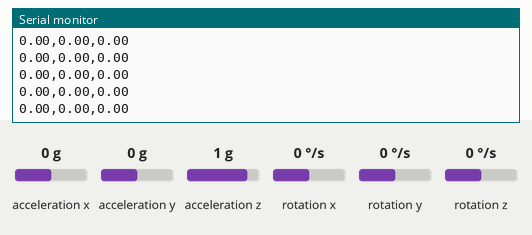
Recording of a sketch running on a simulated Arduino Uno, built with avr-gcc and run on an emulated ATmega328P. Parts: the last lines printed to the serial monitor. Wiring (inferred from the names in the program): MPU-6050 motion sensor at I2C address 0x68. The inputs (shaded band) are chosen by the test bench; at power-on: rotation x 0 °/s, rotation y 0 °/s, rotation z 0 °/s, acceleration x 0 g, acceleration y 0 g, acceleration z 1 g.

Above: at 3.7 s.
3.8 s: rotation x set to -100 °/s
At 4.8 s:
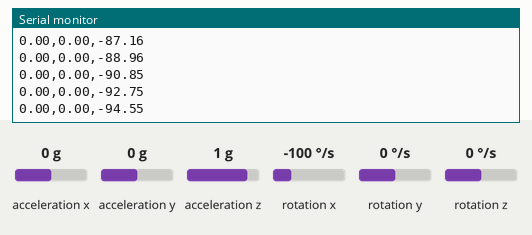
6.8 s: rotation y set to -100 °/s
At 7.5 s:
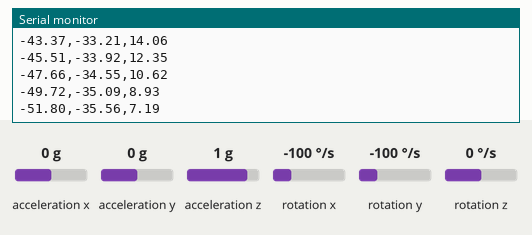
9.8 s: rotation z set to -192 °/s
At 10.4 s:
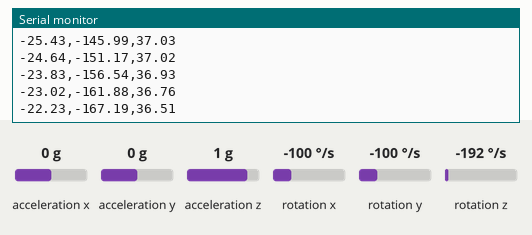
Timing chart, 0 to 12.8 s (numbered marks = the images above; inputs shaded):
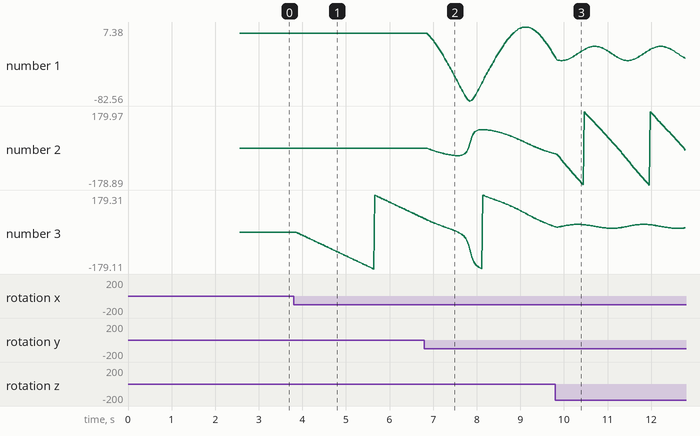

The sketch:

cuaternion_mpu_v2.ino
```cpp
#include <Wire.h>
#include <math.h>

// Direcciones y/o registros del MPU6050
#define MPU6050_ADDRESS         0x68
#define MPU6050_CONFIG          0x1A
#define MPU6050_GYRO_CONFIG     0x1B
#define MPU6050_ACCEL_CONFIG    0x1C
#define MPU6050_PWR_MGMT_1      0x6B

#define ACCEL_XOUT_H    0x3B
#define ACCEL_XOUT_L    0x3C
#define ACCEL_YOUT_H    0x3D
#define ACCEL_YOUT_L    0x3E
#define ACCEL_ZOUT_H    0x3F
#define ACCEL_ZOUT_L    0x40
#define TEMP_OUT_H      0x41
#define TEMP_OUT_L      0x42
#define GYRO_XOUT_H     0x43
#define GYRO_XOUT_L     0x44
#define GYRO_YOUT_H     0x45
#define GYRO_YOUT_L     0x46
#define GYRO_ZOUT_H     0x47
#define GYRO_ZOUT_L     0x48

void mpu6050_write(unsigned char config_address, unsigned char value);
void mpu6050_read();
void mpu6050_calibrate_gyro(int n);
void updateQuaternion(float gx, float gy, float gz, float dt);
void calculateEulerAngles(float q[]);

// Variables de sensores
double gyro_x_prom=0, gyro_y_prom=0, gyro_z_prom=0;
int gyro_x=0, gyro_y=0, gyro_z=0;
int accel_x=0, accel_y=0, accel_z=0;
int temp=0;

// Variables de cuaterniones
float q[4] = {1.0, 0.0, 0.0, 0.0}; // Cuaterniones iniciales
float gyroScale = 32.8; // Escala del giroscopio para +/- 1000 grados/seg
unsigned long lastUpdate = 0; // Para el cálculo del tiempo delta

void setup() {
  // Inicializamos comunicacion i2c
  Serial.begin(9600);
  Wire.begin();
  delay(50);

  // Configuracion del MPU6050
  mpu6050_write(MPU6050_CONFIG, 0x06);       // (EXT_SYNC_SET=0, DLPF_CFG=0)
  mpu6050_write(MPU6050_GYRO_CONFIG, 0x10);  // (XG_ST=0, YG_ST=0, ZG_ST=0, FS_SEL=2 [1000°/s])
  mpu6050_write(MPU6050_ACCEL_CONFIG, 0x10); // (XA_ST=0, YA_ST=0, ZA_ST=0, FS_SEL=2 [8g])
  mpu6050_write(MPU6050_PWR_MGMT_1, 0x00);   // (DEVICE_RESET=0, SLEEP=0, CYCLE=0, TEMP_DIS=0, CLK_SEL=0 [Internal 8MHz oscillator])
  delay(50);

  // Calibramos el giroscopio MPU6050 con 2000 ciclos
  mpu6050_calibrate_gyro(500);
  lastUpdate = millis();
}

void loop() {
  mpu6050_read();

  // Calcula el tiempo transcurrido (dt) en segundos
  unsigned long currentTime = millis();
  float dt = (currentTime - lastUpdate) / 1000.0;
  lastUpdate = currentTime;

  // Convertir los datos de giroscopio a radianes/segundo
  float gx = (gyro_x - gyro_x_prom) / gyroScale * DEG_TO_RAD;
  float gy = (gyro_y - gyro_y_prom) / gyroScale * DEG_TO_RAD;
  float gz = (gyro_z - gyro_z_prom) / gyroScale * DEG_TO_RAD;

  // Actualizar cuaterniones
  updateQuaternion(gx, gy, gz, dt);

  // Calcular ángulos de Euler
  calculateEulerAngles(q);

  delay(10);
}

void mpu6050_write(unsigned char config_address, unsigned char value) {
  Wire.beginTransmission(MPU6050_ADDRESS);
  Wire.write(config_address);
  Wire.write(value);
  Wire.endTransmission();
  delayMicroseconds(20);
}

void mpu6050_read() {
  // Declaracion de variables
  unsigned short int gyro_x_h=0, gyro_x_l=0, gyro_y_h=0, gyro_y_l=0, gyro_z_h=0, gyro_z_l=0;
  unsigned short int accel_x_h=0, accel_x_l=0, accel_y_h=0, accel_y_l=0, accel_z_h=0, accel_z_l=0;
  unsigned short int temp_h=0, temp_l=0;

  // Lectura de datos del MPU6050
  Wire.beginTransmission(MPU6050_ADDRESS);
  Wire.write(ACCEL_XOUT_H);
  Wire.endTransmission(false);
  Wire.requestFrom(MPU6050_ADDRESS, 14, true);
  accel_x_h = Wire.read();
  accel_x_l = Wire.read();
  accel_y_h = Wire.read();
  accel_y_l = Wire.read();
  accel_z_h = Wire.read();
  accel_z_l = Wire.read();
  temp_h = Wire.read();
  temp_l = Wire.read();
  gyro_x_h = Wire.read();
  gyro_x_l = Wire.read();
  gyro_y_h = Wire.read();
  gyro_y_l = Wire.read();
  gyro_z_h = Wire.read();
  gyro_z_l = Wire.read();
  Wire.endTransmission();

  // Combinar lecturas de alto y bajo byte
  accel_x = (int16_t)(accel_x_h << 8 | accel_x_l);
  accel_y = (int16_t)(accel_y_h << 8 | accel_y_l);
  accel_z = (int16_t)(accel_z_h << 8 | accel_z_l);

  gyro_x = (int16_t)(gyro_x_h << 8 | gyro_x_l);
  gyro_y = (int16_t)(gyro_y_h << 8 | gyro_y_l);
  gyro_z = (int16_t)(gyro_z_h << 8 | gyro_z_l);
}

void mpu6050_calibrate_gyro(int n) {
  double sumX = 0, sumY = 0, sumZ = 0;
  for(int i = 0; i < n; i++) {
    mpu6050_read();
    sumX += gyro_x;
    sumY += gyro_y;
    sumZ += gyro_z;
    delay(3); // Pequeño retardo para evitar sobrecarga del MPU6050
  }
  gyro_x_prom = sumX / n;
  gyro_y_prom = sumY / n;
  gyro_z_prom = sumZ / n;
}

void updateQuaternion(float gx, float gy, float gz, float dt) {
  // Cuaterniones de velocidad angular
  float q0_dot = 0.5 * (-q[1] * gx - q[2] * gy - q[3] * gz);
  float q1_dot = 0.5 * (q[0] * gx + q[2] * gz - q[3] * gy);
  float q2_dot = 0.5 * (q[0] * gy - q[1] * gz + q[3] * gx);
  float q3_dot = 0.5 * (q[0] * gz + q[1] * gy - q[2] * gx);

  // Integrar para obtener los nuevos cuaterniones
  q[0] += q0_dot * dt;
  q[1] += q1_dot * dt;
  q[2] += q2_dot * dt;
  q[3] += q3_dot * dt;

  // Normalizar los cuaterniones
  float norm = sqrt(q[0] * q[0] + q[1] * q[1] + q[2] * q[2] + q[3] * q[3]);
  q[0] /= norm;
  q[1] /= norm;
  q[2] /= norm;
  q[3] /= norm;
}

void calculateEulerAngles(float q[]) {
  // Convertir cuaterniones a ángulos de Euler
  float roll = atan2(2.0 * (q[0] * q[1] + q[2] * q[3]), 1.0 - 2.0 * (q[1] * q[1] + q[2] * q[2])) * RAD_TO_DEG;
  float pitch = asin(2.0 * (q[0] * q[2] - q[3] * q[1])) * RAD_TO_DEG;
  float yaw = atan2(2.0 * (q[0] * q[3] + q[1] * q[2]), 1.0 - 2.0 * (q[2] * q[2] + q[3] * q[3])) * RAD_TO_DEG;

  // Imprimir ángulos de Euler
  // Serial.print("Roll: ");
  // Serial.print(roll);
  // Serial.print(" Pitch: ");
  // Serial.print(pitch);
  // Serial.print(" Yaw: ");
  // Serial.println(yaw);


  Serial.print(pitch);
  Serial.print(",");
  Serial.print(yaw);
  Serial.print(",");
  Serial.println(roll);
}
```

Measured:
- after the input at 3.8 s, the serial monitor: prints a new line after 0.06 s (image 1)
- plotted number 3: 0 → 64.98 after the input at 3.8 s
